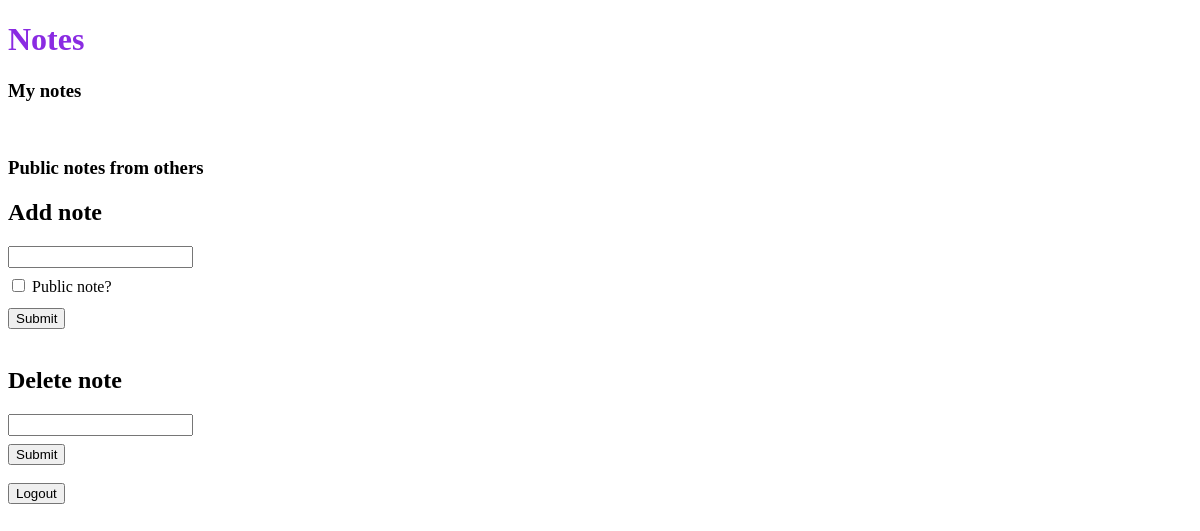
The page / (signed in) on the database as committed earlier.
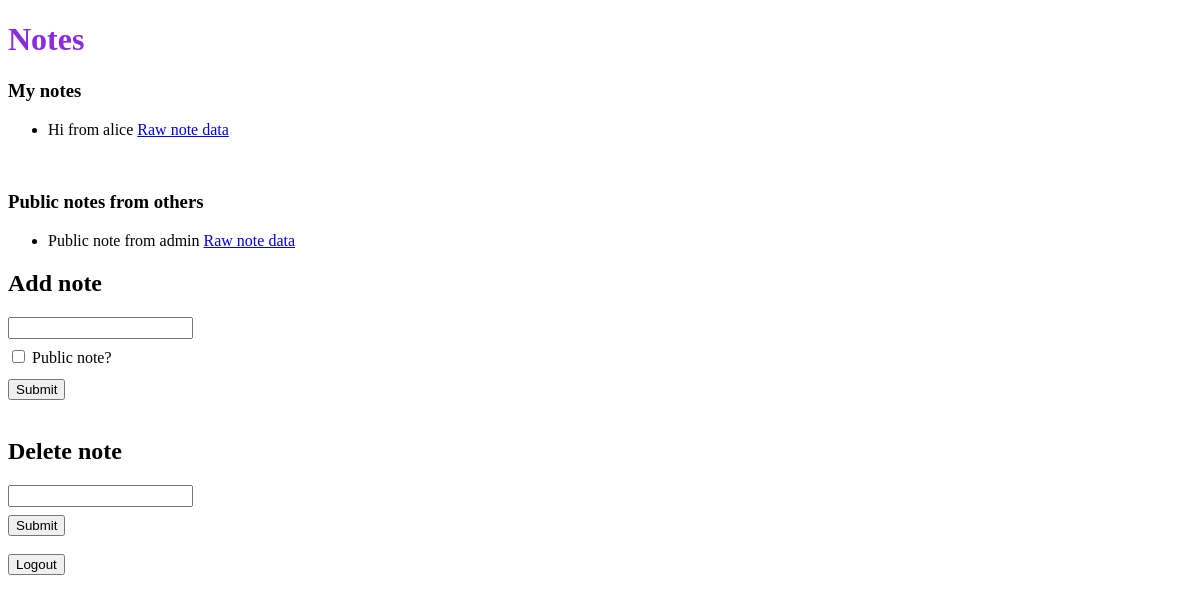
The same page on the database as committed later.
### notes/models.py (models this page shows)
class Note(models.Model):
    note_text = models.CharField(max_length = 200)
    pub_date = models.DateTimeField('date published')
    owner = models.ForeignKey(User, on_delete=models.CASCADE)
    private = models.BooleanField()
    def __str__(self):
        return self.note_text

### notes/views.py (the view)
# urls.py: path('', views.index, name='index'),
@login_required
def index(request):
    user_notes = Note.objects.filter(owner_id=request.user.id)
    public_notes = Note.objects.filter(private = False).exclude(owner_id=request.user.id)
    return render(request, 'notes/index.html', { 'user_notes' : user_notes, 'public_notes' : public_notes })

### notes/templates/notes/index.html (shortened to what this page needs)
<!DOCTYPE html>
<head>
</head>
<body>
    <h1 style="color: blueviolet;">Notes</h1>
    <h3>My notes</h3>
    <ul>
        {% for note in user_notes %}
        <li>{{ note }} <a href="readnote/{{note.id}}">Raw note data</a> </li>
        {% endfor %}
    </ul>
    <br>
    <h3>Public notes from others</h3>
    <ul>
        {% for note in public_notes %}
        <li>{{ note }} <a href="readnote/{{note.id}}">Raw note data</a> </li>
        {% endfor %}
    </ul>
    <h2>Add note</h2>
    <form action='addnote/' method='POST'>
        <input type="text" name='note_text' style="margin-bottom: 8px; height: 16px;">
        <br>
        <input type="checkbox" name='public_note' style="margin-bottom: 16px;">
        <label for='private' style="margin-bottom: 16px;">Public note?</label>
        <br>
        <input type='submit'>
    </form>
    <br>
    <h2>Delete note</h2>
    <form action='deletenote/' method='POST'>
        <input type="text" name='note_text' style="margin-bottom: 8px; height: 16px;">
        <br>
        <input type='submit'>
    </form>
    <br>
    <form action='logout/' method='POST'>
        <input type='submit' value='Logout'>
    </form>
</body>

Rows that differ between the two databases and show on the page:
added Note: note_text "Hi from alice", shown under "My notes"
added Note: note_text "Public note from admin", shown under "Public notes from others"
